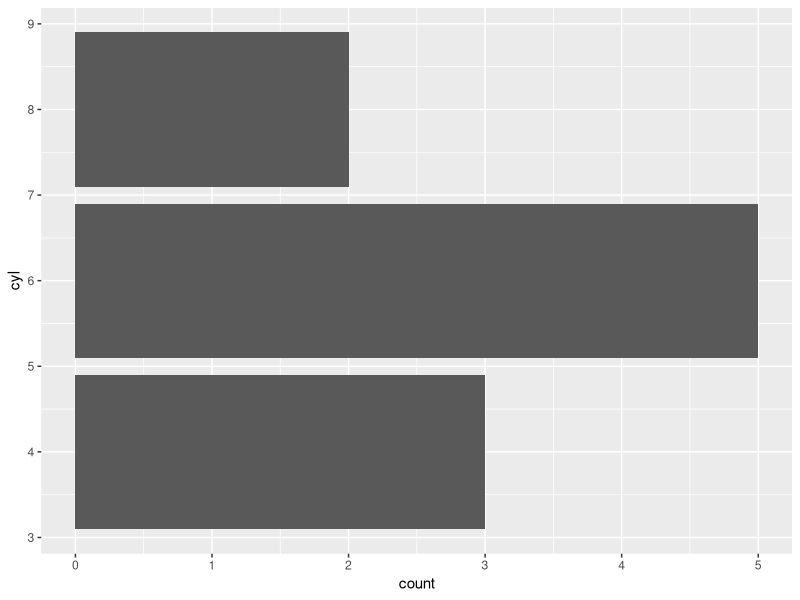
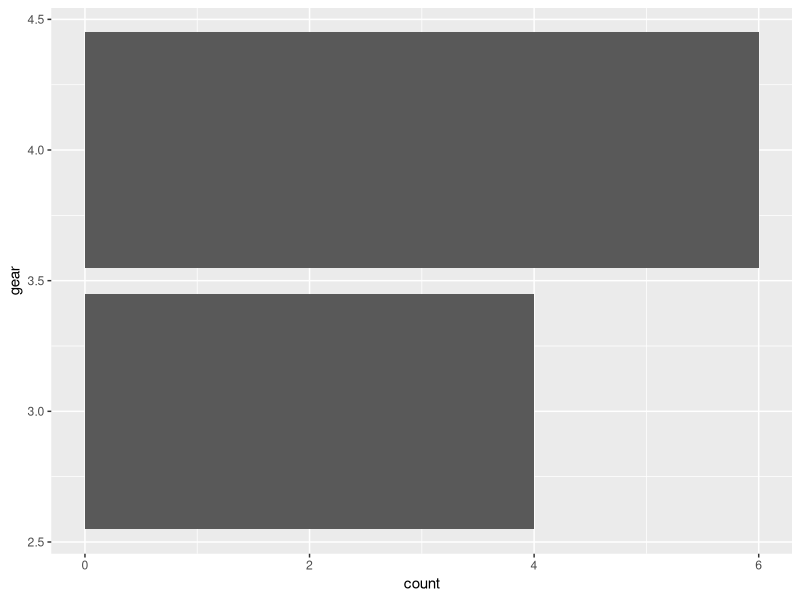
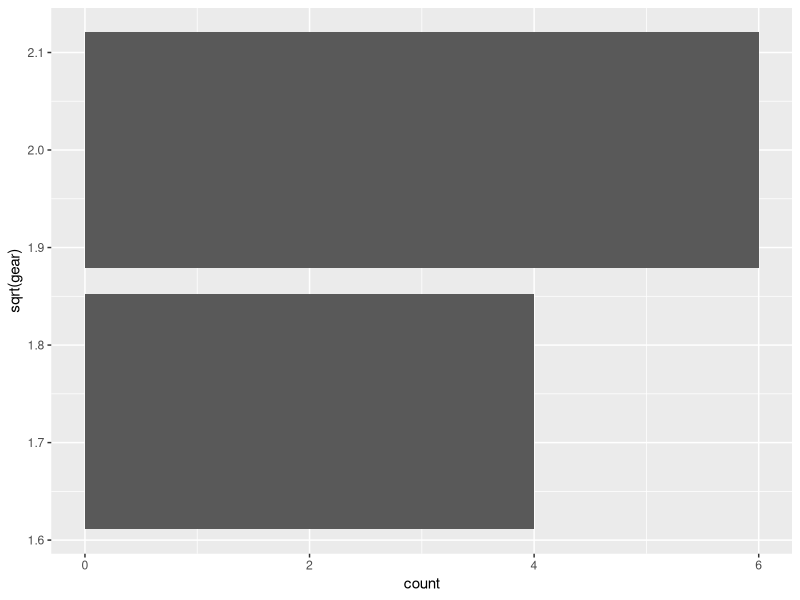

The R script that drew these images, in order: (Note: this script raises an error after producing the figures.)
## ---- chunk 1
library(ggplot2)
library(dplyr)

# Create a local copy of first 10 rows of mtcars data frame
# We'll come back how you should store this later
mtcars <- data.frame(
  mpg = c(21, 21, 22.8, 21.4, 18.7, 18.1, 14.3, 24.4, 22.8, 19.2),
  cyl = c(6, 6, 4, 6, 8, 6, 8, 4, 4, 6),
  disp = c(160, 160, 108, 258, 360, 225, 360, 146.7, 140.8, 167.6),
  hp = c(110, 110, 93, 110, 175, 105, 245, 62, 95, 123),
  drat = c(3.9, 3.9, 3.85, 3.08, 3.15, 2.76, 3.21, 3.69, 3.92, 3.92),
  wt = c(2.62, 2.875, 2.32, 3.215, 3.44, 3.46, 3.57, 3.19, 3.15, 3.44),
  qsec = c(16.46, 17.02, 18.61, 19.44, 17.02, 20.22, 15.84, 20, 22.9, 18.3),
  vs = c(0, 0, 1, 1, 0, 1, 0, 1, 1, 1),
  am = c(1, 1, 1, 0, 0, 0, 0, 0, 0, 0),
  gear = c(4, 4, 4, 3, 3, 3, 3, 4, 4, 4),
  carb = c(4, 4, 1, 1, 2, 1, 4, 2, 2, 4)
)

# cyl_plot()
ggplot(mtcars) + 
  geom_bar(aes(cyl)) + 
  coord_flip()

# cyl_sum()
mtcars %>% 
  group_by(cyl) %>% 
  summarise(n = n(), mpg = mean(mpg))
## ---- chunk 2
mtcars %>% 
  group_by(cyl) %>% 
  summarise(n = n(), mpg = mean(mpg))

starwars %>% 
  filter(homeworld == "Naboo", species == "Human")
## ---- chunk 3
starwars %>% 
  filter(homeworld == "Naboo", species == "Human")

starwars[starwars$homeworld == "Naboo" & starwars$species == "Human", ]
## ---- chunk 4
#' @export
#' @importFrom rlang .data
diamonds_summary2 <- function(bins) {
  ggplot2::diamonds %>% 
    ggplot2::ggplot(ggplot2::aes(.data$carat, .data$price)) + 
    ggplot2::geom_hex(bins = bins)
}
## ---- chunk 5
bar_plot <- function(var){
  ggplot2::ggplot(mtcars) +
    ggplot2::geom_bar(ggplot2::aes(.data[[var]])) +
    ggplot2::coord_flip() +
    ggplot2::labs(x = var)
}
bar_plot("gear")
## ---- chunk 6
bar_plot <- function(var){
  ggplot2::ggplot(mtcars) +
    ggplot2::geom_bar(ggplot2::aes({{ var }})) +
    ggplot2::coord_flip() 
}
bar_plot(sqrt(gear))
## ---- chunk 7
# that takes the summary of `x` by cylinders
cyl_sum <- function(x){
  mtcars %>%
  dplyr::group_by(.data$cyl) %>%
  dplyr::summarise(n = dplyr::n(), avg = mean(x))
}
cyl_sum(wt)
## ---- chunk 8
hexbin <- function(df, x, y, bins = 10) {
  df %>% 
    ggplot2::ggplot(ggplot2::aes(x, y)) + 
    ggplot2::geom_hex(bins = bins)
}
hexbin(diamonds, carat, price)
## ---- chunk 9
group_summary <- function(df, grp, x) {
  df %>% 
    group_by(grp) %>% 
    summarise(
      n = n(),
      min = min(x, na.rm = TRUE),
      max = max(x, na.rm = TRUE)
    )
}
group_summary(mtcars, cyl, mpg)
